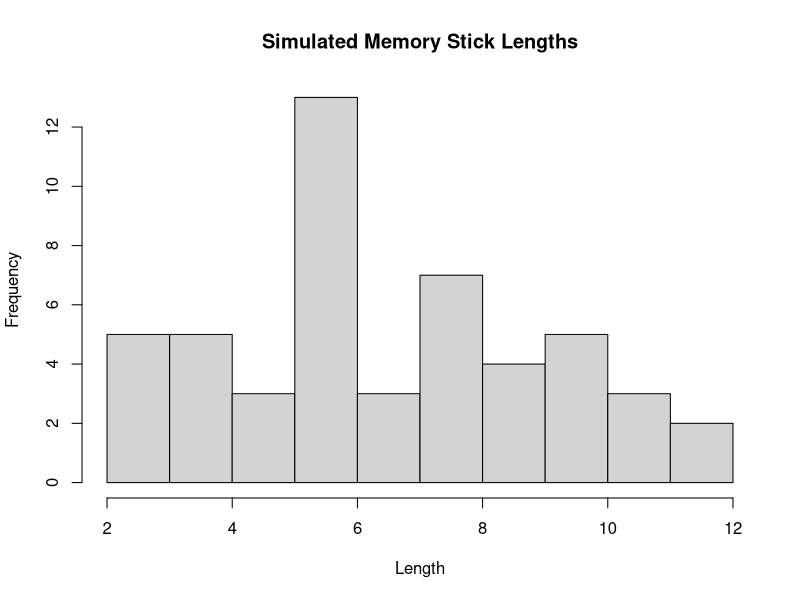

Write R code to recreate this figure.
## ---- chunk 1
knitr::opts_chunk$set(echo = TRUE)
## ---- chunk 2

# FOR 1A
# Specify the range of the Memory Stick Lengths
MStick_MinL <- 2
MStick_MaxL <- 12

# Compute for the probability that a memory stick will be scrapped
Prob_Scrapped <- 1 - punif(10, MStick_MinL, MStick_MaxL)
cat("Thus, the probability of memory stick being scrapped is:", Prob_Scrapped, "\n")

## ---- chunk 3

# FOR 1B
# Specify the range of the Memory Stick Lengths
MinL <- 2
MaxL <- 12

# Simulate the 50 Memory Stick Lengths needed
S_Lengths <- runif(50, MinL, MaxL)

# Create a HISTOGRAM of the Simulated Memory Stick Lengths
hist(S_Lengths, main = "Simulated Memory Stick Lengths", xlab = "Length", ylab = "Frequency")

# Calculate the Mean and Variance of the Simulated Memory Stick Lengths 
SL_Mean <- mean(S_Lengths)
cat("The Mean of the Simulated Memory Stick Lengths is:", SL_Mean, "\n", "\n")

SL_Variance <- var(S_Lengths)
cat("The Variance of the Simulated Memory Stick Lengths is:", SL_Variance, "\n")

## ---- chunk 4

# FOR 2A
# Define the given function
b <- 0.15
PD_Function_2A <- function(x) {0.025 * x + b}

# Calculate the integral of the function over the interval from 2 to 6
IResult2A <- integrate(PD_Function_2A, 2, 6)

# Use the $value, a class of "integrate" to extract the numerical value of the result
Genuine_PD <- IResult2A$value

cat("Since the pdf passes the 3 criterion with the pdf being non-negative for all values of x within its domanin, and the entire domain is equal to:", Genuine_PD, "\n", "\n", "Thus it is a genuine probability density when b = 0.15." )
## ---- chunk 5

# FOR 2B
# Define the given function with the calculated value of b = 0.15
PD_Function_2B <- function(x) {0.025 * x + 0.15}

# Calculate the integral of the pdf over the interval from 3 to 6
IResult2B <- integrate(PD_Function_2B, 3, 6)

# Use the $value, a class of "integrate" to extract the numerical value of the result
Prob_Exceed_3 <- IResult2B$value

cat("The probability that the measurement of the current exceeds 3 is:", Prob_Exceed_3, "\n")
## ---- chunk 6

# FOR 2C
# Define the given function with the calculated value of b = 0.15
PD_Function_2C <- function(x) {0.025*x + 0.15}

# Specify the integration limits for the integral
Lower_Value <- 2
Upper_Value <- 6

# Define the integrand for E(X)
integrand <- function(x) {x * PD_Function_2C(x)}

# Calculate the expected value using the integrate function
# And use the $value, a class of "integrate" to extract the numerical value of the result
E_X <- integrate(integrand, Lower_Value, Upper_Value)$value

cat("Thus, E(X) =", E_X, "\n")
## ---- chunk 7

# FOR 3
# Define the Range of the UD (Uniform Distribution)
UDRange_Min <- -pi
UDRange_Max <- pi

# Calculate P(X ≤ 0) and P(X ≤ 𝜋/2)

# FOR P(X ≤ 0)
Prob_Less_0 <- punif(0, UDRange_Min, UDRange_Max)

# FOR P(X ≤ 𝜋/2)
Prob_Less_Pi_Over_2 <- punif(pi/2, UDRange_Min, UDRange_Max)


cat("Thus, \n \n P(X ≤ 0) =", Prob_Less_0, "\n", "\n", "P(X ≤ 𝜋/2) =", Prob_Less_Pi_Over_2)

